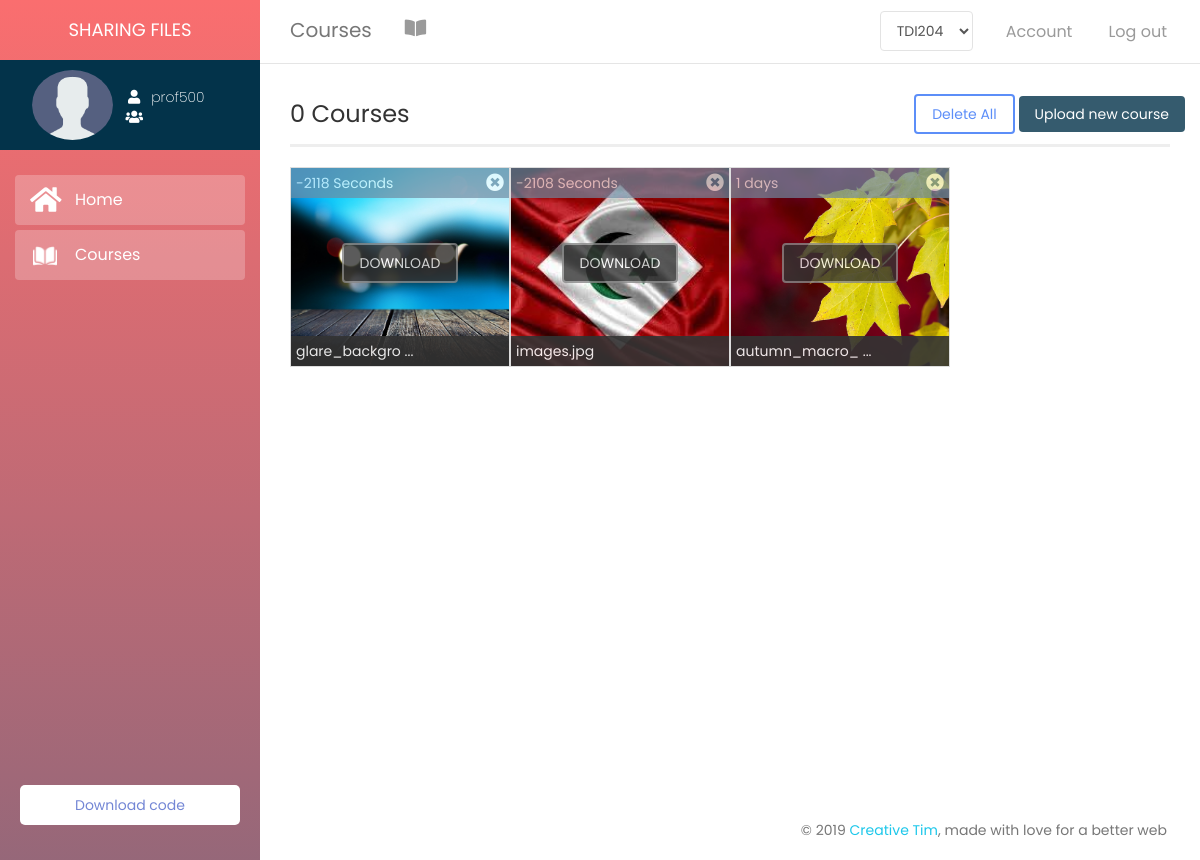
The app's page /index/professor/courses.php?user=prof500 (signed in) with its own data.
### tables this page shows
CREATE TABLE IF NOT EXISTS `professeur` (
  `pseudo_prof` varchar(100) NOT NULL,
  `email_prof` varchar(100) NOT NULL,
  `prenom_prof` varchar(100) NOT NULL,
  `nom_prof` varchar(100) NOT NULL,
  `pass` varchar(100) NOT NULL,
  `adresse_prof` varchar(100) DEFAULT NULL,
  `pays_prof` varchar(100) DEFAULT NULL,
  `ville_prof` varchar(100) DEFAULT NULL,
  `tele_prof` varchar(100) DEFAULT NULL,
  `sexe_prof` varchar(100) NOT NULL,
  `propos_prof` text,
  `image_prof` text,
  `reponse` varchar(100) NOT NULL,
  `question` varchar(100) NOT NULL,
  PRIMARY KEY (`pseudo_prof`),
  KEY `question` (`question`)
);

CREATE TABLE IF NOT EXISTS `fichier` (
  `nom` varchar(200) NOT NULL,
  `type` varchar(100) NOT NULL,
  `fich_date` datetime DEFAULT NULL,
  `groupe_id` int(11) NOT NULL,
  PRIMARY KEY (`nom`),
  KEY `groupe_id` (`groupe_id`)
);

### includes/functions.php (the view, shortened to what this page needs)
<?php
    require 'config.php';
    function get_pageName(){
        $page = explode('.', basename($_SERVER['PHP_SELF']));
        return ucfirst($page[0]);
    }
    function get_index_theme(){
        if(isset($_SESSION['plan']))
        {
            $plan = $_SESSION['plan'];
            if($plan == 'student')
                return '<link rel="stylesheet" type="text/css" href="../assets/style/themes/student_theme.css">';
            else if($plan == 'professor')
                return '<link rel="stylesheet" type="text/css" href="../assets/style/themes/prof_theme.css">';
            else if($plan == 'admin')
                return '<link rel="stylesheet" type="text/css" href="../assets/style/themes/admin_theme.css">';
            else
                header('location: plans/plans.php');
            return false;
        }
        else
            header('location: login.php');
    }
    function select_home_query($select,$table,$where,$pseudo){
        global $con;
        $rq = "SELECT $select FROM $table WHERE $where = '$pseudo'";
        return mysqli_query($con,$rq);
    }
    function get_time_unit($fich_date){
        $datenow = time();
        $file_date = strtotime($fich_date);
        $time_left = $datenow - $file_date;
        switch($time_left){
            case ($time_left >= 60*60*24 && $time_left < 60*60*24*7);
                $time_left = floor($time_left / (60*60*24));
                $unit = 'days';break;
            default: $unit = 'Seconds';
        }
        return array('time_left' => $time_left, 'unit' => $unit);
    }
    function load_coures_query($grp_id,$current_page){
        global $con;
        $courses = array();
        $rq = "SELECT * FROM fichier WHERE groupe_id = '$grp_id' ORDER BY fich_date DESC";
        $res = mysqli_query($con,$rq);
        $i = 0;
        $courses[] = array();
        while($row = mysqli_fetch_assoc($res)){
            $file_name = $row['nom'];
            $fich_date = $row['fich_date'];
            $unit_and_time_left = get_time_unit($fich_date);
            $time_left = $unit_and_time_left['time_left'];
            $unit = $unit_and_time_left['unit'];
            $file_extension = get_file_extension($file_name);
            if($file_extension != 'png' && $file_extension != 'jpg' && $file_extension != 'jpeg'){
                $icon_dir = generate_icon($file_name,$current_page);
                $css = 'background-size: contain;';
            }
            else{
                $icon_dir = '../cloud/'.$file_name;
                $css = 'background-size: cover;';
            }
            $courses[$i] = '<div class="file col-xs-6 col-sm-4 col-md-2 col-lg-3" style="border:1px solid #ddd;height:200px;margin-top:20px;padding:0;position:relative;background-image: url('.$icon_dir.');'.$css.'">
            <div class="file-date" style="padding:5px;color:#fff;background-color:#708ba2;opacity:0.7;width:100%"><span id="date">'.$time_left.' '.$unit.'</span>
            <i id="'.$file_name.'" style="float:right;font-size:large;cursor:pointer;" class="delete_file fas fa-times-circle"></i>
            </div>
            <div id="ms-container">
                <label class="label-ms"  for="ms-download">
                    <div class="ms-content">
                        <div class="ms-content-inside">
                            <input type="checkbox" id="ms-download" />
                            <div class="ms-line-down-container">
                                <div class="ms-line-down"></div>
                            </div>
                            <div class="ms-line-point"></div>
                        </div>
                    </div>
                </label>
            </div>
            <div class="desc" style="padding:5px;color:#fff;background-color:#333;bottom:0;opacity:.9;position:absolute;width:100%"><span class="title">'.$file_name.'</span></div>
            <div class="download-container text-center" style="height:0"><a href="cloud/'.$file_name.'" download><button type="button" class="btn-download btn btn-default" style="background-color:#333;color:#fff;z-index:999;margin-top:45px;">DOWNLOAD</button></a>
		    </div>
            </div>';
            $i= $i + 1;
        }
        return $courses;
    }
    function get_file_extension($file_name){
        $file_name = explode('.', $file_name);
        $file_extension = end($file_name);
        return $file_extension;
    }
    function get_group_count($pseudo_prof){
        global $con;
        $rq = "SELECT count(id) FROM groupe WHERE pseudo_prof = '$pseudo_prof'";
        $res = mysqli_query($con,$rq);
        $row = mysqli_fetch_assoc($res);
        return $row['count(id)'];
    }
    function get_grpId_byProf($pseudo){
        global $con;
        $rq = "SELECT id FROM groupe WHERE pseudo_prof = '$pseudo'";
        $res = mysqli_query($con,$rq);
        $row = mysqli_fetch_assoc($res);
        return $row['id'];
    }
?>

### index/includes/header.php (shortened to what this page needs)
<?php
    require '../../includes/config.php';
    include '../../includes/functions.php';
?>
<!doctype html>
<html lang="en">
    <head>
        <link rel="stylesheet" href="../assets/style/style.css"/>
        <?php
            echo get_index_theme();
        ?>
        <link href="../assets/style/bootstrap.min.css" rel="stylesheet" />
        <link href="../assets/style/light-bootstrap-dashboard.css?v=1.4.0" rel="stylesheet"/>
        <link rel="stylesheet" href="https://use.fontawesome.com/releases/v5.8.1/css/all.css">
        <link href="../assets/style/pe-icon-7-stroke.css" rel="stylesheet" />
    </head>
<body>

### index/professor/courses.php (shortened to what this page needs)
<?php
    include '../includes/header.php';
?>
<?php
    if(isset($_GET['user']))
    {
        $pseudo = $_GET['user'];
        if(!empty($pseudo) && $pseudo == $_SESSION['user'])
        {
            $res = select_home_query('*','etudient','pseudo_etu',$pseudo);
            $row = mysqli_fetch_assoc($res);
            $grp_id = $row['groupe_id'];
?>
<div class="wrapper">
    <?php include 'includes/sidebar.php'; ?>
    <div class="main-panel">
    <?php include '../includes/top_nav.php'; ?>
        <div class="content">
            <div id="container-fluid" class="container-fluid">
                <div id="top-panel" class="top-panel row">
                    <span class="courses_count" style="line-height:40px;font-size:x-large;">
                        <?php
                        $res = mysqli_query($con,"select count(nom) from fichier WHERE groupe_id = '$grp_id' ");
                        $row = mysqli_fetch_assoc($res);
                        echo $row['count(nom)'];
                    ?> Courses</span>
                    <div class="upload">
                        <button type="button" id="delete-button" class="btn btn-primary">
                            Delete All
                        </button>
                        <label id="file-button" class="btn btn-default btn-file">
                            Upload new course <input type="file" id="file_course" style="display: none;">
                        </label>
                    </div>
                </div>
                <div class="line"></div>
                <?php
                    $grp_count = get_group_count($pseudo);
                    if($grp_count == 0)
                        echo '<script>
                        load_add_groupe_notification();
                        </script>
                        ';
                    else
                    {
                        $grp_id = get_grpId_byProf($pseudo);
                        $current_page = get_pageName();
                        $files = load_coures_query($grp_id,$current_page);
                        if($files[0] != null){
                            foreach ($files as $file) {
                            echo $file;
                            }
                        }
                    }
                ?>
        </div>
    </div>
</div>
<?php
        }
        else
            header ('location: ../login.php');
    }
    else
        redirect_url('home.php');
?>
<?php include '../includes/footer.php'; ?>

### index/professor/includes/sidebar.php (shortened to what this page needs)
<?php
        if(isset($_GET['user']))
        {
            $pseudo = $_GET['user'];
            if(!empty($pseudo) && $pseudo == $_SESSION['user'])
            {
                $res = select_home_query('*','professeur','pseudo_prof',$pseudo);
                $row = mysqli_fetch_assoc($res);
                $imageName = $row['image_prof'];
                if($res != NULL)
                {
                    $image_dir = 'assets/images/';
                    if($imageName == 'user-male.png' || $imageName == 'user-female.png')
                        $image_dir = 'assets/images/default/'; ?>
        <div class="sidebar" >
    	<div class="sidebar-wrapper">
            <div class="logo">
                <div class="simple-text">
                    Sharing files
                </div>
            </div>
            <div class="profile">
                <div class="profile-img" id="profile-img" style="background-image: url(<?php echo $image_dir.$imageName?>)"></div>
                <div class="profile-info">
                    <div class="username"><i class="fa fa-user" aria-hidden="true"></i><span class="username-text"><?php echo $pseudo ?></span></div>
                    <div class="groupe"><i class="fa fa-users" aria-hidden="true"></i><span class="groupe-text"></span></div>
                </div>
            </div>
            <ul class="nav">
                <li class="active">
                    <a href="home.php?user=<?php echo $pseudo ?>">
                        <i class="fa fa-home" aria-hidden="true"></i>
                        <p>Home</p>
                    </a>
                </li>
                <li class="active">
                    <a href="courses.php?user=<?php echo $pseudo ?>">
                        <i aria-hidden="true"><img src="../assets/icons/open-book.png"></i>
                        <p>Courses</p>
                    </a>
                </li>
            </ul>
            <ul class="list-unstyled CTAs">
                <li>
                    <a href="#" class="download">Download code</a>
                </li>
   		    </ul>
    	</div>
    </div>
    <?php
                        }
                    }
                    else
                    header ('location: ../login.php');
                }
                else
                    redirect_url('home.php');
        ?>

### index/includes/top_nav.php (shortened to what this page needs)
<?php
    if(isset($_GET['user']))
        {
            $pseudo = $_GET['user'];
            $plan = $_SESSION['plan'];
            if(!empty($pseudo) && $pseudo == $_SESSION['user'])
            {
?>
<nav class="navbar navbar-default navbar-fixed">
    <div class="container-fluid">
        <div class="navbar-header">
            <a class="navbar-brand" href="<?php $page = lcfirst(get_pageName()); echo ''.$page.'.php?user='.$pseudo.'' ?>"><?php echo get_pageName(); ?></a>
        </div>
        <div class="collapse navbar-collapse">
            <ul class="nav navbar-nav navbar-left">
                <li>
                    <a href="<?php $page = lcfirst(get_pageName()); echo ''.$page.'.php?user='.$pseudo.'' ?>" class="dropdown-toggle" data-toggle="dropdown">
                       <?php
                        $actual_pageName = lcfirst(get_pageName());
                        switch($actual_pageName){
                            case 'courses':
                                echo "<i class='fas fa-book-open' aria-hidden='true'></i>"; break;
                        }
                        ?>
                    </a>
                </li>
            </ul>
            <ul class="nav navbar-nav navbar-right">
                <li>
                    <a style="margin:2px 0 0 0">
                        <select id="list-groupe" name="groupe" class="form-control">
                            <?php
                            if($plan == 'professor'){
                                $rq = "SELECT * FROM groupe";
                                $res = mysqli_query($con,$rq);
                                while($row = mysqli_fetch_assoc($res))
                                    echo '<option value='.$row['id'].'>'.$row['nom'].'</option>';
                            }
                            ?>
                        </select>
                    </a>
                </li>
                <li>
                    <a href="../../../demosite/index/<?php echo $plan ?>/profile.php?user=<?php echo $pseudo ?>">
                        <p>Account</p>
                    </a>
                </li>
                <li>
                    <a id="logout" href="../../includes/logout.php" onclick="run(this)">
                    <p>Log out</p>
                    </a>
                </li>
            </ul>
         </div>
    </div>
</nav>
<?php
            }
        }
?>

### index/includes/footer.php (shortened to what this page needs)
        <footer class="footer">
            <div class="container-fluid">
                <nav class="pull-left">
                    <ul>
                        <li>
                            <a href="#">
                                Home
                            </a>
                        </li>
                    </ul>
                </nav>
                <p class="copyright pull-right">
                    &copy; <script>document.write(new Date().getFullYear())</script> <a href="http://www.creative-tim.com">Creative Tim</a>, made with love for a better web
                </p>
            </div>
        </footer>
    </div>
</body>
</html>

### index/assets/style/style.css (style rules this page uses)
.profile { background-color: #03334a; padding: 10px 5px 10px 10px; display: flex; }
#profile-img { width: 33%; height: 70px; background-size: cover; border-radius: 50%; background-position: center; margin-left: 9%; }
.profile-info { padding: 7% 0% 0% 5%; }
.username-text { margin-left: 8px; }
#file-button { color: #fff; background-color: #03334a; border: none; text-transform: inherit; }
.line { width: 100%; height: 1px; border-bottom: 3px solid #eee; }
.file { background-position: center; background-repeat: no-repeat; }
.row { margin-left: 0!important; }
.upload { display:inline; float: right; }
.top-panel { margin-bottom: 10px; }
ul.CTAs { padding: 20px; position: absolute; bottom: 0; width: 100%; }
ul.CTAs a { text-align: center; font-size: 1em; display: block; border-radius: 5px; margin-bottom: 5px; padding: 10px; }
a.download { background: #fff; color: #7386D5; }

### index/assets/style/themes/prof_theme.css (style rules this page uses)
:root { --back-color: #64647e; --main-color: #fa6e6f; --second-color: #64647e; }
.sidebar { background: var(--main-color); background: linear-gradient(to bottom, var(--main-color) 0%, var(--back-color) 150%); background-size: 150% 150%; }

### records on screen
professeur: image_prof (picture)
fichier: nom (picture), fich_date "-2118", fich_date "Seconds"
fichier: nom (picture), fich_date "-2108", fich_date "Seconds"
fichier: nom (picture), fich_date "1", fich_date "days"

### other values on screen
$pseudo "prof500"
get_pageName() "Courses"
$row['count(nom)'] "0"
$file_name "glare_backgro ..."
$file_name "images.jpg"
$file_name "autumn_macro_ ..."
form field groupe "TDI204"
